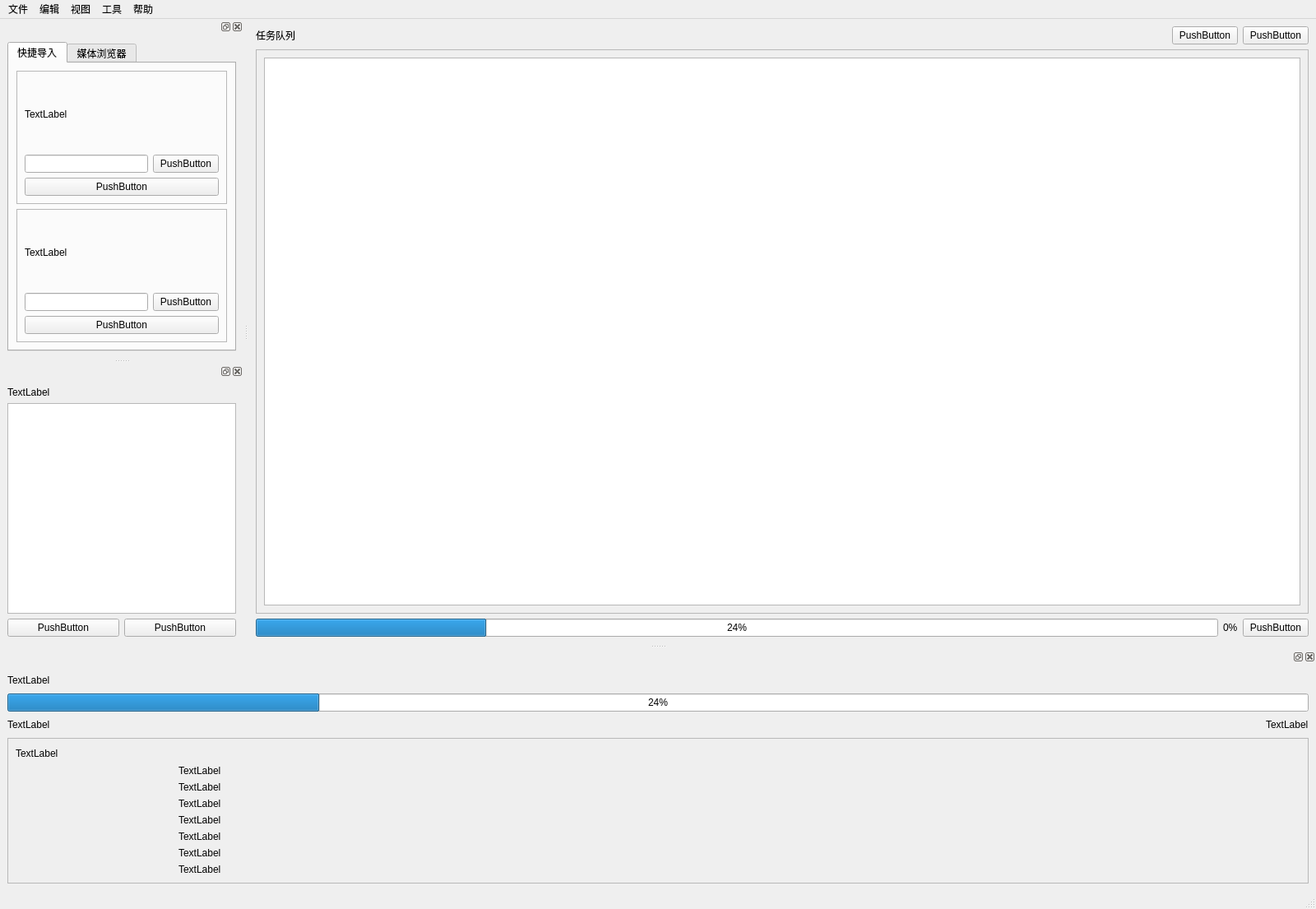
<?xml version="1.0" encoding="UTF-8"?>
<ui version="4.0">
 <class>MainWindow</class>
 <widget class="QMainWindow" name="MainWindow">
  <property name="geometry">
   <rect>
    <x>0</x>
    <y>0</y>
    <width>1600</width>
    <height>1105</height>
   </rect>
  </property>
  <property name="windowTitle">
   <string>MainWindow</string>
  </property>
  <widget class="QWidget" name="centralwidget">
   <layout class="QVBoxLayout" name="verticalLayout_7">
    <item>
     <layout class="QHBoxLayout" name="horizontalLayout_9">
      <item>
       <widget class="SubtitleLabel" name="QueueLabel">
        <property name="text">
         <string>任务队列</string>
        </property>
       </widget>
      </item>
      <item>
       <spacer name="horizontalSpacer">
        <property name="orientation">
         <enum>Qt::Orientation::Horizontal</enum>
        </property>
        <property name="sizeHint" stdset="0">
         <size>
          <width>40</width>
          <height>20</height>
         </size>
        </property>
       </spacer>
      </item>
      <item>
       <widget class="PrimaryPushButton" name="StartButton">
        <property name="text">
         <string>PushButton</string>
        </property>
       </widget>
      </item>
      <item>
       <widget class="TransparentPushButton" name="PauseButton">
        <property name="text">
         <string>PushButton</string>
        </property>
       </widget>
      </item>
     </layout>
    </item>
    <item>
     <widget class="QFrame" name="frame_2">
      <property name="frameShape">
       <enum>QFrame::Shape::StyledPanel</enum>
      </property>
      <property name="frameShadow">
       <enum>QFrame::Shadow::Raised</enum>
      </property>
      <layout class="QGridLayout" name="gridLayout_2">
       <item row="0" column="0">
        <widget class="TableWidget" name="QueueList"/>
       </item>
      </layout>
     </widget>
    </item>
    <item>
     <layout class="QHBoxLayout" name="horizontalLayout_10">
      <item>
       <widget class="ProgressBar" name="QueueProgressBar">
        <property name="value">
         <number>24</number>
        </property>
       </widget>
      </item>
      <item>
       <widget class="BodyLabel" name="L_TotalProgress">
        <property name="text">
         <string>0%</string>
        </property>
       </widget>
      </item>
      <item>
       <widget class="TransparentPushButton" name="StopButton">
        <property name="text">
         <string>PushButton</string>
        </property>
       </widget>
      </item>
     </layout>
    </item>
   </layout>
  </widget>
  <widget class="QMenuBar" name="menubar">
   <property name="geometry">
    <rect>
     <x>0</x>
     <y>0</y>
     <width>1600</width>
     <height>33</height>
    </rect>
   </property>
   <widget class="QMenu" name="menu">
    <property name="title">
     <string>文件</string>
    </property>
    <addaction name="action"/>
    <addaction name="action_2"/>
    <addaction name="action_3"/>
    <addaction name="action_10"/>
   </widget>
   <widget class="QMenu" name="menu_2">
    <property name="title">
     <string>编辑</string>
    </property>
    <addaction name="action_4"/>
   </widget>
   <widget class="QMenu" name="menu_3">
    <property name="title">
     <string>视图</string>
    </property>
    <addaction name="action_9"/>
   </widget>
   <widget class="QMenu" name="menu_4">
    <property name="title">
     <string>工具</string>
    </property>
    <addaction name="action_5"/>
    <addaction name="action_6"/>
    <addaction name="action_7"/>
    <addaction name="action_14"/>
   </widget>
   <widget class="QMenu" name="menu_6">
    <property name="title">
     <string>帮助</string>
    </property>
    <addaction name="action_11"/>
    <addaction name="action_12"/>
    <addaction name="action_13"/>
   </widget>
   <addaction name="menu"/>
   <addaction name="menu_2"/>
   <addaction name="menu_3"/>
   <addaction name="menu_4"/>
   <addaction name="menu_6"/>
  </widget>
  <widget class="QStatusBar" name="statusbar"/>
  <widget class="QDockWidget" name="MediaBrowserDock">
   <attribute name="dockWidgetArea">
    <number>1</number>
   </attribute>
   <widget class="QWidget" name="dockWidgetContents_4">
    <layout class="QGridLayout" name="gridLayout">
     <item row="0" column="0">
      <widget class="QTabWidget" name="tabWidget">
       <property name="currentIndex">
        <number>0</number>
       </property>
       <widget class="QWidget" name="quickaction">
        <attribute name="title">
         <string>快捷导入</string>
        </attribute>
        <layout class="QGridLayout" name="gridLayout_4">
         <item row="0" column="0">
          <widget class="DropFrame" name="SingleInputSelector">
           <property name="frameShape">
            <enum>QFrame::Shape::StyledPanel</enum>
           </property>
           <property name="frameShadow">
            <enum>QFrame::Shadow::Raised</enum>
           </property>
           <layout class="QVBoxLayout" name="verticalLayout_5">
            <item>
             <widget class="BodyLabel" name="SingleSelectLabel">
              <property name="text">
               <string>TextLabel</string>
              </property>
             </widget>
            </item>
            <item>
             <layout class="QHBoxLayout" name="horizontalLayout_7">
              <item>
               <widget class="LineEdit" name="SLTL"/>
              </item>
              <item>
               <widget class="TransparentPushButton" name="SLBrowser">
                <property name="text">
                 <string>PushButton</string>
                </property>
               </widget>
              </item>
             </layout>
            </item>
            <item>
             <widget class="RightClickButton" name="SLOpen">
              <property name="text">
               <string>PushButton</string>
              </property>
             </widget>
            </item>
           </layout>
          </widget>
         </item>
         <item row="1" column="0">
          <widget class="DropFrame" name="MultipleProcessSelector">
           <property name="frameShape">
            <enum>QFrame::Shape::StyledPanel</enum>
           </property>
           <property name="frameShadow">
            <enum>QFrame::Shadow::Raised</enum>
           </property>
           <layout class="QVBoxLayout" name="verticalLayout_6">
            <item>
             <widget class="BodyLabel" name="MLLabel">
              <property name="text">
               <string>TextLabel</string>
              </property>
             </widget>
            </item>
            <item>
             <layout class="QHBoxLayout" name="horizontalLayout_8">
              <item>
               <widget class="LineEdit" name="MLTL"/>
              </item>
              <item>
               <widget class="TransparentPushButton" name="MLBrowser">
                <property name="text">
                 <string>PushButton</string>
                </property>
               </widget>
              </item>
             </layout>
            </item>
            <item>
             <widget class="RightClickButton" name="MFOpen">
              <property name="text">
               <string>PushButton</string>
              </property>
             </widget>
            </item>
           </layout>
          </widget>
         </item>
        </layout>
       </widget>
       <widget class="QWidget" name="browser">
        <attribute name="title">
         <string>媒体浏览器</string>
        </attribute>
        <layout class="QGridLayout" name="gridLayout_5">
         <item row="0" column="0">
          <layout class="QVBoxLayout" name="verticalLayout_3">
           <item>
            <layout class="QHBoxLayout" name="horizontalLayout_4">
             <item>
              <widget class="BodyLabel" name="MediaSelectorTips">
               <property name="text">
                <string>TextLabel</string>
               </property>
              </widget>
             </item>
             <item>
              <spacer name="horizontalSpacer_5">
               <property name="orientation">
                <enum>Qt::Orientation::Horizontal</enum>
               </property>
               <property name="sizeHint" stdset="0">
                <size>
                 <width>40</width>
                 <height>20</height>
                </size>
               </property>
              </spacer>
             </item>
            </layout>
           </item>
           <item>
            <widget class="TableWidget" name="MediaSelector"/>
           </item>
           <item>
            <layout class="QHBoxLayout" name="horizontalLayout_5">
             <item>
              <widget class="PushButton" name="DeleteSelected">
               <property name="text">
                <string>删除所选</string>
               </property>
              </widget>
             </item>
             <item>
              <widget class="PrimaryPushButton" name="UseSelected">
               <property name="text">
                <string>使用所选</string>
               </property>
              </widget>
             </item>
            </layout>
           </item>
          </layout>
         </item>
        </layout>
       </widget>
      </widget>
     </item>
    </layout>
   </widget>
  </widget>
  <widget class="QDockWidget" name="PresentBrowserDock">
   <attribute name="dockWidgetArea">
    <number>1</number>
   </attribute>
   <widget class="QWidget" name="dockWidgetContents_3">
    <layout class="QGridLayout" name="gridLayout_3">
     <item row="0" column="0">
      <widget class="SubtitleLabel" name="label_Present">
       <property name="text">
        <string>TextLabel</string>
       </property>
      </widget>
     </item>
     <item row="1" column="0">
      <widget class="DropList" name="PresentList"/>
     </item>
     <item row="2" column="0">
      <layout class="QHBoxLayout" name="horizontalLayout_6">
       <item>
        <widget class="PrimaryPushButton" name="CreatePresentButton">
         <property name="text">
          <string>PushButton</string>
         </property>
        </widget>
       </item>
       <item>
        <widget class="PushButton" name="DeletePresentButton">
         <property name="text">
          <string>PushButton</string>
         </property>
        </widget>
       </item>
      </layout>
     </item>
    </layout>
   </widget>
  </widget>
  <widget class="QDockWidget" name="StatusDock">
   <property name="features">
    <set>QDockWidget::DockWidgetFeature::DockWidgetClosable|QDockWidget::DockWidgetFeature::DockWidgetFloatable|QDockWidget::DockWidgetFeature::DockWidgetMovable</set>
   </property>
   <property name="dockLocation">
    <enum>Qt::DockWidgetArea::BottomDockWidgetArea</enum>
   </property>
   <attribute name="dockWidgetArea">
    <number>8</number>
   </attribute>
   <widget class="QWidget" name="dockWidgetContents_5">
    <layout class="QVBoxLayout" name="verticalLayout_4">
     <item>
      <layout class="QVBoxLayout" name="verticalLayout">
       <item>
        <layout class="QHBoxLayout" name="horizontalLayout_2">
         <item>
          <widget class="TitleLabel" name="SourceLabel">
           <property name="text">
            <string>TextLabel</string>
           </property>
          </widget>
         </item>
         <item>
          <spacer name="horizontalSpacer_2">
           <property name="orientation">
            <enum>Qt::Orientation::Horizontal</enum>
           </property>
           <property name="sizeHint" stdset="0">
            <size>
             <width>40</width>
             <height>20</height>
            </size>
           </property>
          </spacer>
         </item>
        </layout>
       </item>
       <item>
        <widget class="ProgressBar" name="progressBar">
         <property name="value">
          <number>24</number>
         </property>
        </widget>
       </item>
       <item>
        <layout class="QHBoxLayout" name="horizontalLayout">
         <item>
          <widget class="BodyLabel" name="StartTimeLabel">
           <property name="text">
            <string>TextLabel</string>
           </property>
          </widget>
         </item>
         <item>
          <spacer name="horizontalSpacer_3">
           <property name="orientation">
            <enum>Qt::Orientation::Horizontal</enum>
           </property>
           <property name="sizeHint" stdset="0">
            <size>
             <width>40</width>
             <height>20</height>
            </size>
           </property>
          </spacer>
         </item>
         <item>
          <widget class="BodyLabel" name="ComsumedTimeLabel">
           <property name="text">
            <string>TextLabel</string>
           </property>
          </widget>
         </item>
        </layout>
       </item>
      </layout>
     </item>
     <item>
      <widget class="QFrame" name="frame">
       <property name="frameShape">
        <enum>QFrame::Shape::StyledPanel</enum>
       </property>
       <property name="frameShadow">
        <enum>QFrame::Shadow::Raised</enum>
       </property>
       <layout class="QGridLayout" name="gridLayout_6">
        <item row="0" column="0" colspan="2">
         <layout class="QHBoxLayout" name="horizontalLayout_3">
          <item>
           <widget class="SubtitleLabel" name="DetailInfomation">
            <property name="text">
             <string>TextLabel</string>
            </property>
           </widget>
          </item>
          <item>
           <spacer name="horizontalSpacer_4">
            <property name="orientation">
             <enum>Qt::Orientation::Horizontal</enum>
            </property>
            <property name="sizeHint" stdset="0">
             <size>
              <width>1556</width>
              <height>17</height>
             </size>
            </property>
           </spacer>
          </item>
         </layout>
        </item>
        <item row="1" column="0">
         <widget class="ImageLabel" name="label_10">
          <property name="sizePolicy">
           <sizepolicy hsizetype="Maximum" vsizetype="Maximum">
            <horstretch>0</horstretch>
            <verstretch>0</verstretch>
           </sizepolicy>
          </property>
          <property name="minimumSize">
           <size>
            <width>192</width>
            <height>108</height>
           </size>
          </property>
          <property name="maximumSize">
           <size>
            <width>192</width>
            <height>108</height>
           </size>
          </property>
          <property name="text">
           <string/>
          </property>
          <property name="pixmap">
           <pixmap resource="../GUI/allin.qrc">:/MainWindow/C:/Users/ASUS/Desktop/G0DtOFdaQAEjRZC.jpg</pixmap>
          </property>
          <property name="scaledContents">
           <bool>true</bool>
          </property>
          <property name="wordWrap">
           <bool>false</bool>
          </property>
          <property name="openExternalLinks">
           <bool>false</bool>
          </property>
         </widget>
        </item>
        <item row="1" column="1">
         <layout class="QVBoxLayout" name="verticalLayout_2">
          <item>
           <widget class="CaptionLabel" name="FileNameLabel">
            <property name="text">
             <string>TextLabel</string>
            </property>
           </widget>
          </item>
          <item>
           <widget class="CaptionLabel" name="FilePathLabel">
            <property name="text">
             <string>TextLabel</string>
            </property>
           </widget>
          </item>
          <item>
           <widget class="CaptionLabel" name="FileFormatLabel">
            <property name="text">
             <string>TextLabel</string>
            </property>
           </widget>
          </item>
          <item>
           <widget class="CaptionLabel" name="ProjectPresentLabel">
            <property name="text">
             <string>TextLabel</string>
            </property>
           </widget>
          </item>
          <item>
           <widget class="CaptionLabel" name="VideoInfoLabel">
            <property name="text">
             <string>TextLabel</string>
            </property>
           </widget>
          </item>
          <item>
           <widget class="CaptionLabel" name="BitRateLabel">
            <property name="text">
             <string>TextLabel</string>
            </property>
           </widget>
          </item>
          <item>
           <widget class="CaptionLabel" name="AudioLabel">
            <property name="text">
             <string>TextLabel</string>
            </property>
           </widget>
          </item>
         </layout>
        </item>
       </layout>
      </widget>
     </item>
    </layout>
   </widget>
  </widget>
  <action name="action">
   <property name="text">
    <string>打开</string>
   </property>
  </action>
  <action name="action_2">
   <property name="text">
    <string>保存</string>
   </property>
  </action>
  <action name="action_3">
   <property name="text">
    <string>另存为</string>
   </property>
  </action>
  <action name="action_4">
   <property name="text">
    <string>首选项</string>
   </property>
  </action>
  <action name="action_5">
   <property name="text">
    <string>二维码工具</string>
   </property>
  </action>
  <action name="action_6">
   <property name="text">
    <string>二维码识别</string>
   </property>
  </action>
  <action name="action_7">
   <property name="text">
    <string>超分辨率</string>
   </property>
  </action>
  <action name="actionBug">
   <property name="text">
    <string>Bug汇报</string>
   </property>
  </action>
  <action name="action_8">
   <property name="text">
    <string>核心转储</string>
   </property>
  </action>
  <action name="actionVizTracer">
   <property name="text">
    <string>VizTracer</string>
   </property>
  </action>
  <action name="action_9">
   <property name="text">
    <string>显示所有</string>
   </property>
  </action>
  <action name="action_10">
   <property name="text">
    <string>生成证书</string>
   </property>
  </action>
  <action name="action_11">
   <property name="text">
    <string>文档</string>
   </property>
  </action>
  <action name="action_12">
   <property name="text">
    <string>许可证</string>
   </property>
  </action>
  <action name="action_13">
   <property name="text">
    <string>关于</string>
   </property>
  </action>
  <action name="action_14">
   <property name="text">
    <string>恢复水印内容</string>
   </property>
  </action>
 </widget>
 <customwidgets>
  <customwidget>
   <class>TitleLabel</class>
   <extends>QLabel</extends>
   <header>qfluentwidgets</header>
  </customwidget>
  <customwidget>
   <class>BodyLabel</class>
   <extends>QLabel</extends>
   <header>qfluentwidgets</header>
  </customwidget>
  <customwidget>
   <class>PushButton</class>
   <extends>QPushButton</extends>
   <header>qfluentwidgets</header>
  </customwidget>
  <customwidget>
   <class>LineEdit</class>
   <extends>QLineEdit</extends>
   <header>qfluentwidgets</header>
  </customwidget>
  <customwidget>
   <class>TransparentPushButton</class>
   <extends>QPushButton</extends>
   <header>qfluentwidgets</header>
  </customwidget>
  <customwidget>
   <class>ProgressBar</class>
   <extends>QProgressBar</extends>
   <header>qfluentwidgets</header>
  </customwidget>
  <customwidget>
   <class>SubtitleLabel</class>
   <extends>QLabel</extends>
   <header>qfluentwidgets</header>
  </customwidget>
  <customwidget>
   <class>CaptionLabel</class>
   <extends>QLabel</extends>
   <header>qfluentwidgets</header>
  </customwidget>
  <customwidget>
   <class>PrimaryPushButton</class>
   <extends>QPushButton</extends>
   <header>qfluentwidgets</header>
  </customwidget>
  <customwidget>
   <class>TableWidget</class>
   <extends>QTableWidget</extends>
   <header>qfluentwidgets</header>
  </customwidget>
  <customwidget>
   <class>DropFrame</class>
   <extends>QFrame</extends>
   <header>CustomGUI</header>
   <container>1</container>
  </customwidget>
  <customwidget>
   <class>ImageLabel</class>
   <extends>QLabel</extends>
   <header>qfluentwidgets</header>
  </customwidget>
  <customwidget>
   <class>DropList</class>
   <extends>QListWidget</extends>
   <header>CustomGUI</header>
  </customwidget>
  <customwidget>
   <class>RightClickButton</class>
   <extends>QPushButton</extends>
   <header>CustomGUI</header>
  </customwidget>
 </customwidgets>
 <resources>
  <include location="../GUI/allin.qrc"/>
 </resources>
 <connections/>
</ui>
